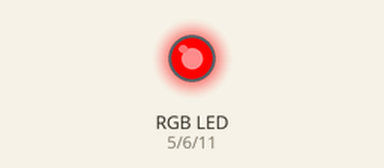
Recording of a sketch running on a simulated Arduino Uno, built with avr-gcc and run on an emulated ATmega328P. On the bench: an RGB LED mixed from three pins (HIGH = lit).

Above: at 0.1 s.
At 1.1 s:
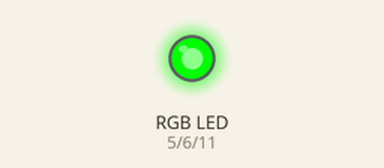
At 2.1 s:
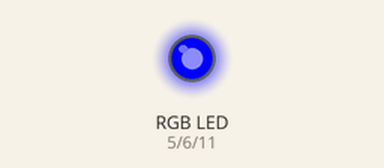
At 3.1 s:
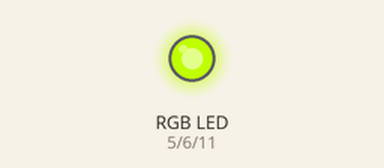
At 4.1 s:
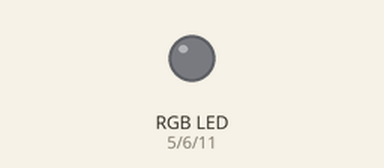
Timing chart, 0 to 5.6 s (numbered marks = the images above):
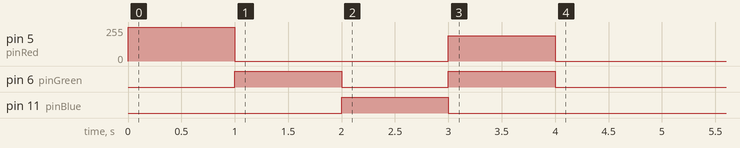

The sketch:

rgb_led.ino
```cpp
const int pinRed = 5;
const int pinGreen = 6;
const int pinBlue = 11;

void setup() {

  set_color(255, 0, 0);
  delay(1000);
  set_color(0, 255, 0);
  delay(1000);
  set_color(0, 0, 255);
  delay(1000);
  set_color(0xbf, 0xff, 0x00);
  delay(1000);
  set_color(0, 0, 0);

}

void loop() {
  // put your main code here, to run repeatedly:
}

void set_color(int red, int green, int blue)
{
  analogWrite(pinRed, red);
  analogWrite(pinGreen, green);
  analogWrite(pinBlue, blue);
}
```
